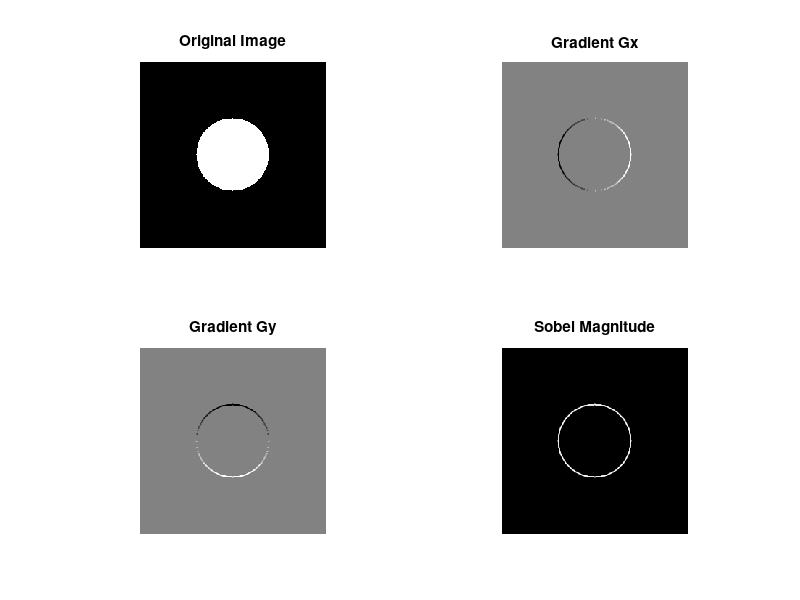
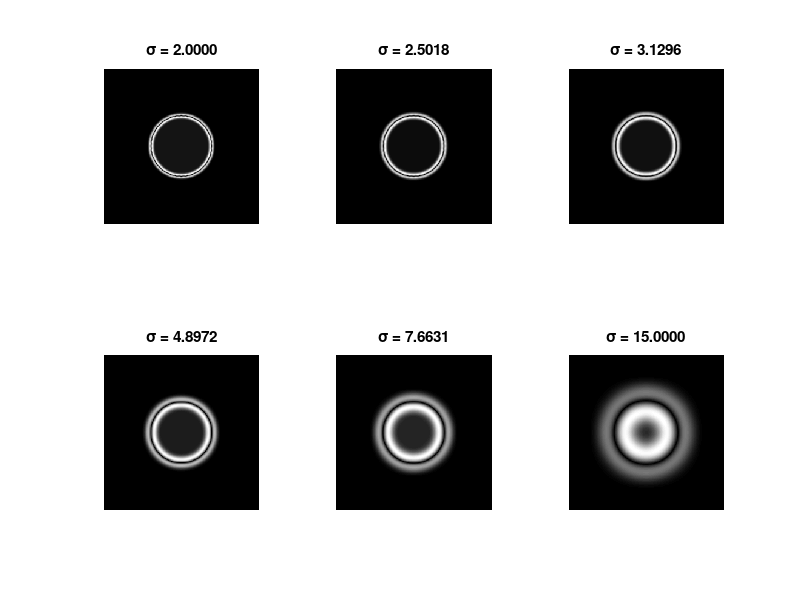
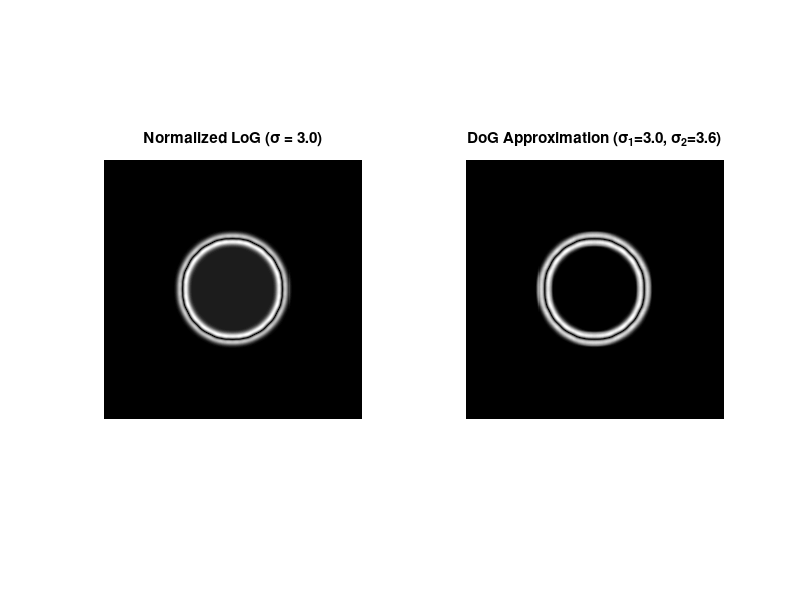
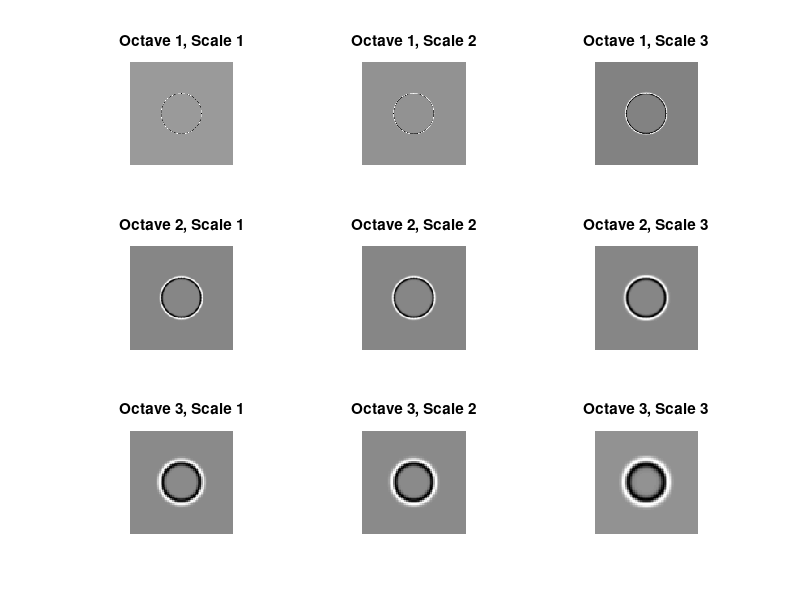

Write the MATLAB code that produced these figures, in order.
%% Extracting Interest Points and Their Descriptors: SIFT Features
% - Sobel Edge Detection (slide 7, 8)Laplacian of Gaussian (LoG) Filtering across
%   various scale values ($\sigma$) as shown in Example 1 (slides 31–41)
% - Difference of Gaussians (DoG) approximation to LoG (slides 18, 19, 20)
%  -Gaussian and DoG Pyramid Generation (slides 23–30)   

%% Demo 1: Scale-Space, LoG, DoG, and Pyramids (No SIFT)
% Clear environments
clear; clc; close all;

% 1. Read input image or create a synthetic test image if not provided
try
    img = imread('cameraman.tif'); % Built-in MATLAB image
catch
    % Create synthetic butterfly-like or shape image if standard image fails
    img = zeros(256, 256, 'uint8');
    [X, Y] = meshgrid(1:256, 1:256);
    img(((X-128).^2 + (Y-128).^2) <= 50^2) = 255;
end

if size(img, 3) == 3
    img_gray = rgb2gray(img);
else
    img_gray = img;
end
img_double = im2double(img_gray);

%% 2. Sobel Edge Detection (Slides 7-8)
dx = [-1 0 1; -2 0 2; -1 0 1];
dy = dx';
Gx = conv2(img_double, dx, 'same');
Gy = conv2(img_double, dy, 'same');
grad_mag = sqrt(Gx.^2 + Gy.^2);

figure('Name', 'Part 1: Sobel Edge Detection');
subplot(2, 2, 1); imshow(img_double); title('Original Image');
subplot(2, 2, 2); imshow(Gx, []); title('Gradient Gx');
subplot(2, 2, 3); imshow(Gy, []); title('Gradient Gy');
subplot(2, 2, 4); imshow(grad_mag, []); title('Sobel Magnitude');

%% 3. Laplacian of Gaussian (LoG) at Various Scales (Slides 31-41)
% Demonstrates responses at increasing values of sigma (2.0 to 15.0)
sigmas = [2.0, 2.5018, 3.1296, 4.8972, 7.6631, 15.0];
figure('Name', 'Part 1: LoG at Various Scales (Slides 32-41)');

for i = 1:length(sigmas)
    s = sigmas(i);
    % LoG Filter h(m,n) size: The digital approximation to the LoG (2N +1)×(2N +1)
    % truncate h(m,n) at N = 3 times the radius of Guassian sqrt(2)*sigma or simply sigma
    hSize = 2 * ceil(3 * s) + 1; 
    % create the LoG filter using fspecial function in matlab
    hLoG = fspecial('log', hSize, s);
    log_response = abs(imfilter(img_double, hLoG, 'replicate'));
    % Note: The main purpose of using the 'replicate' boundary option in MATLAB's 
    % imfilter function is to handle border padding during spatial convolution or filtering.
    % When applying a filter kernel (such as a Gaussian, Laplacian, or Sobel filter) to an image,
    % the kernel extends beyond the edges of the image when processing border pixels. 
    % MATLAB must pad the outer edges of the image with artificial values to perform the neighborhood calculations.

    subplot(2, 3, i);
    imshow(log_response, []);
    title(sprintf('\\sigma = %.4f', s));
end

%% 4. DoG Approximation vs. LoG (Slides 18-21)
% LoG(f) ~ DoG(f) = G(s1) - G(s2)
sigma1 = 3.0;
k = 1.2;
sigma2 = k * sigma1;

g1 = imgaussfilt(img_double, sigma1);
g2 = imgaussfilt(img_double, sigma2);
DoG_map = g2 - g1;

% Normalized LoG for comparison
hLoG_norm = (sigma1^2) * fspecial('log', 2*ceil(3*sigma1)+1, sigma1);
LoG_map = imfilter(img_double, hLoG_norm, 'replicate');

figure('Name', 'Part 1: DoG Approximation to LoG (almost same)');
subplot(1, 2, 1); imshow(abs(LoG_map), []); title(sprintf('Normalized LoG (\\sigma = %.1f)', sigma1));
subplot(1, 2, 2); imshow(abs(DoG_map), []); title(sprintf('DoG Approximation (\\sigma_1=%.1f, \\sigma_2=%.1f)', sigma1, sigma2));

%% 5. Gaussian & DoG Pyramid (Slides 23-30)
num_octaves = 3;
scales_per_octave = 3;

gauss_pyramid = cell(num_octaves, scales_per_octave + 1);
dog_pyramid = cell(num_octaves, scales_per_octave);

base_img = img_double;
sigma_base = 1.6;

for o = 1:num_octaves
    current_img = base_img;

    % Dealing the scales within each octave
    for i = 1:scales_per_octave + 1
        k_factor = sigma_base * 1/(2^scales_per_octave); % s=3 (slide 28)
        s_eff =  k_factor*2^(i-1);
        gauss_pyramid{o, i} = imgaussfilt(current_img, s_eff);
    end
    
    % Compute Difference of Gaussians (DoG) for this octave
    for s = 1:scales_per_octave
        dog_pyramid{o, s} = gauss_pyramid{o, s+1} - gauss_pyramid{o, s};
    end
    
    % Downsample for the next octave (Slide 23, 24)
    base_img = imresize(gauss_pyramid{o, scales_per_octave+1}, 0.5, 'bilinear');
end

% Plot Pyramid Levels
figure('Name', 'Part 1: DoG Pyramid Across Octaves (Slide 30)');
for o = 1:num_octaves
    for s = 1:scales_per_octave
        subplot(num_octaves, scales_per_octave, (o-1)*scales_per_octave + s);
        imshow(dog_pyramid{o, s}, []); % Flat Regions (Zero) Displayed as Gray, some intensities are negative
        % Note: Positives appear White, Negatives appear Black, flat regions appear Gray
        title(sprintf('Octave %d, Scale %d', o, s));
    end
end

% Plot Absolute Pyramid Levels
figure('Name', 'Part 1: Absolute DoG Pyramid Across Octaves (Slide 30)');
for o = 1:num_octaves
    for s = 1:scales_per_octave
        subplot(num_octaves, scales_per_octave, (o-1)*scales_per_octave + s);
        imshow(abs(dog_pyramid{o, s}), []); % Flat Regions (Zero) Displayed as Black, range [0, 255]
        % Note: All strong responses appear White. All other regions are
        % black.
        % Weak responses appear as shades of gray, while high contrast changes
        % (strong edges or blobs) appear bright white.
        title(sprintf('Octave %d, Scale %d', o, s));
    end
end
